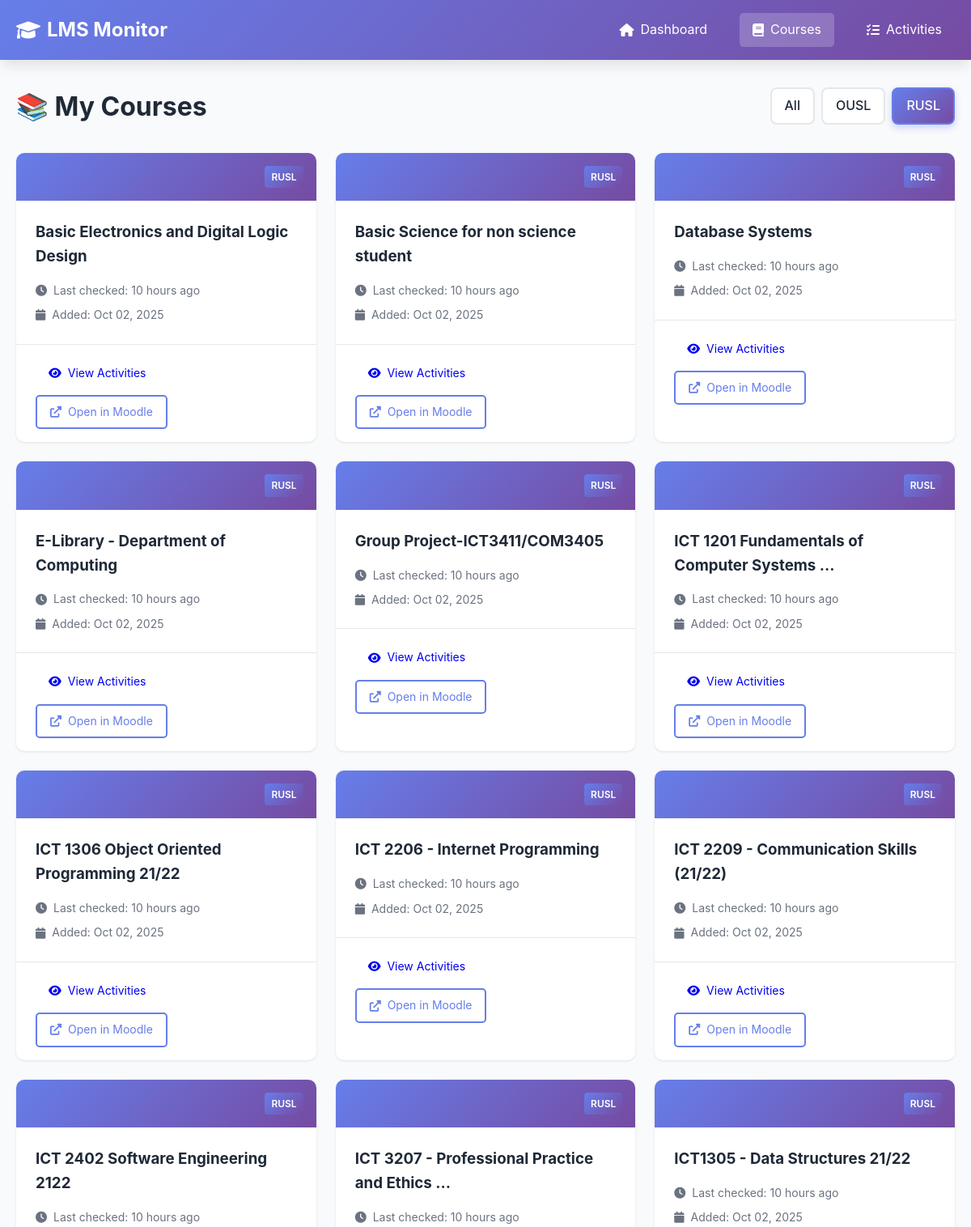
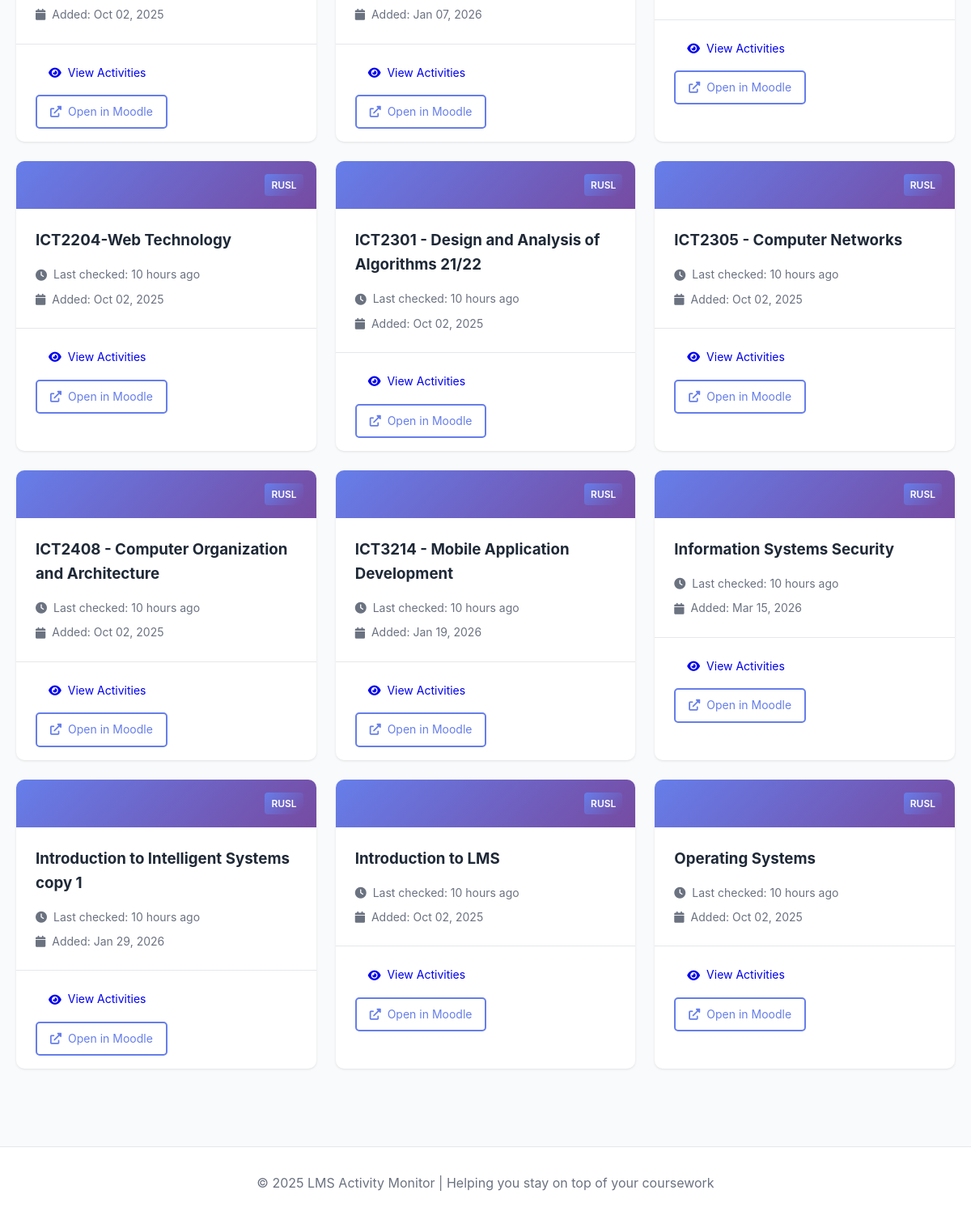
The page /courses?lms=RUSL on the database as committed earlier (2 pictures, top to bottom).
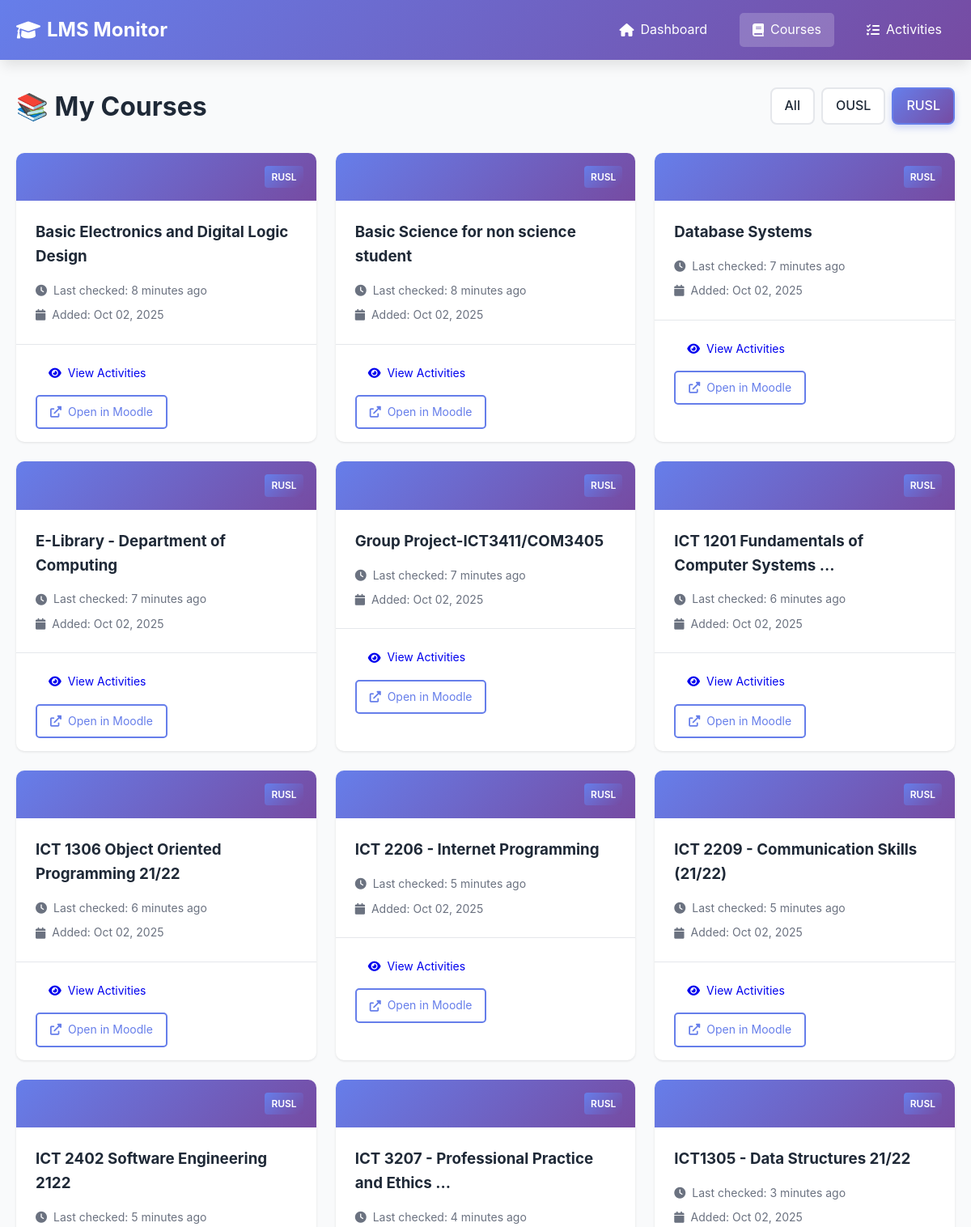
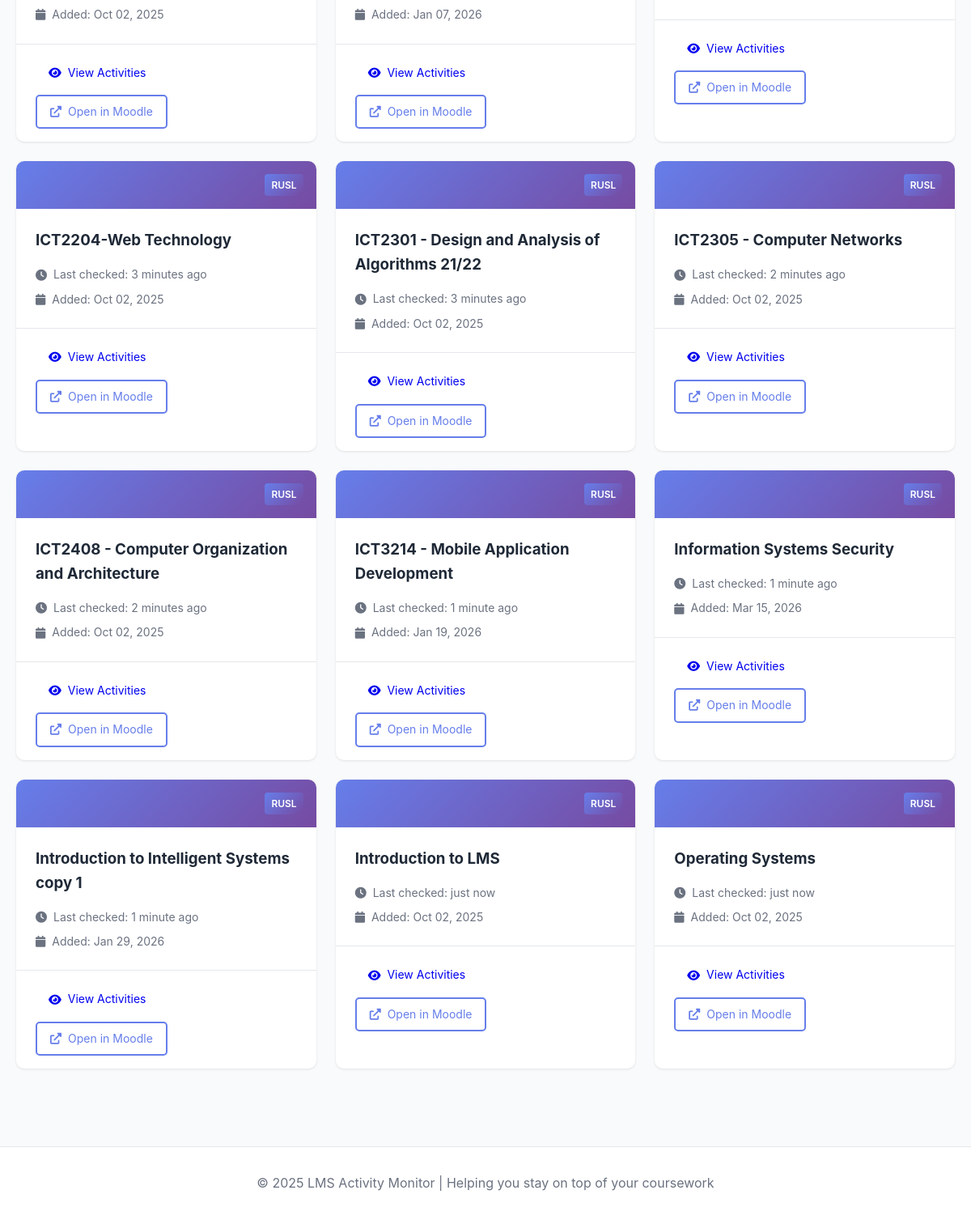
The same page on the database as committed later (2 pictures, top to bottom).
### tables this page shows
CREATE TABLE courses (
                id INTEGER PRIMARY KEY AUTOINCREMENT,
                course_id TEXT UNIQUE NOT NULL,
                lms_name TEXT NOT NULL,
                course_name TEXT NOT NULL,
                course_url TEXT,
                first_seen TIMESTAMP DEFAULT CURRENT_TIMESTAMP,
                last_checked TIMESTAMP DEFAULT CURRENT_TIMESTAMP
            );

### app.py (the view)
@app.route('/courses')
def courses():
    lms_filter = request.args.get('lms', None)
    courses_list = db.get_all_courses(lms_name=lms_filter)
    return render_template('courses.html', courses=courses_list, lms_filter=lms_filter)

### app.py (called while the page is built)
@app.template_filter('datetime')
def format_datetime(value, format='%Y-%m-%d %H:%M:%S'):
    if value is None:
        return ''
    if isinstance(value, str):
        try:
            value = datetime.fromisoformat(value.replace('Z', '+00:00'))
        except:
            return value
    if value.tzinfo is None:
        from datetime import timezone
        value = value.replace(tzinfo=timezone.utc)
    from datetime import timezone, timedelta
    colombo_tz = timezone(timedelta(hours=5, minutes=30))
    local_time = value.astimezone(colombo_tz)
    return local_time.strftime(format)

### database.py (called while the page is built)
    def get_connection(self):
        return sqlite3.connect(self.db_path)

    def get_all_courses(self, lms_name: str = None) -> List[Dict[str, Any]]:
        conn = self.get_connection()
        cursor = conn.cursor()
        if lms_name:
            cursor.execute("""
                SELECT course_id, lms_name, course_name, course_url, first_seen, last_checked
                FROM courses
                WHERE lms_name = ?
                ORDER BY course_name
            """, (lms_name,))
        else:
            cursor.execute("""
                SELECT course_id, lms_name, course_name, course_url, first_seen, last_checked
                FROM courses
                ORDER BY lms_name, course_name
            """)
        columns = [desc[0] for desc in cursor.description]
        courses = [dict(zip(columns, row)) for row in cursor.fetchall()]
        conn.close()
        return courses

### templates/courses.html (shortened to what this page needs)
{% extends "base.html" %}  {% block content %}
<div class="page-header">
  <h1>📚 My Courses</h1>
  <div class="filters">
    <a
      href="/courses"
      class="filter-btn {% if not lms_filter %}active{% endif %}"
      >All</a
    >
    <a
      href="/courses?lms=OUSL"
      class="filter-btn {% if lms_filter == 'OUSL' %}active{% endif %}"
      >OUSL</a
    >
    <a
      href="/courses?lms=RUSL"
      class="filter-btn {% if lms_filter == 'RUSL' %}active{% endif %}"
      >RUSL</a
    >
  </div>
</div>
{% if courses %}
<div class="courses-grid">
  {% for course in courses %}
  <div class="course-card">
    <div class="course-header">
      <div class="lms-badge">{{ course.lms_name }}</div>
    </div>
    <div class="course-body">
      <h3>{{ course.course_name }}</h3>
      <div class="course-meta">
        <p>
          <i class="fas fa-clock"></i> Last checked: {{
          course.last_checked|timeago }}
        </p>
        <p>
          <i class="fas fa-calendar"></i> Added: {{
          course.first_seen|datetime('%b %d, %Y') }}
        </p>
      </div>
    </div>
    <div class="course-footer">
      <a href="/course/{{ course.course_id }}" class="btn btn-small">
        <i class="fas fa-eye"></i> View Activities
      </a>
      {% if course.course_url %}
      <a
        href="{{ course.course_url }}"
        target="_blank"
        class="btn btn-small btn-outline"
      >
        <i class="fas fa-external-link-alt"></i> Open in Moodle
      </a>
      {% endif %}
    </div>
  </div>
  {% endfor %}
</div>
{% endif %} {% endblock %}

### templates/base.html (shortened to what this page needs)
<!DOCTYPE html>
<html lang="en">
  <head>
    <link
      rel="stylesheet"
      href="{{ url_for('static', filename='style.css') }}"
    />
    <link
      rel="stylesheet"
      href="https://cdnjs.cloudflare.com/ajax/libs/font-awesome/6.0.0/css/all.min.css"
    />
  </head>
  <body>
    <nav class="navbar">
      <div class="container">
        <div class="nav-brand">
          <i class="fas fa-graduation-cap"></i>
          <span>LMS Monitor</span>
        </div>
        <ul class="nav-menu">
          <li>
            <a
              href="/"
              class="{% if request.endpoint == 'index' %}active{% endif %}"
            >
              <i class="fas fa-home"></i> Dashboard
            </a>
          </li>
          <li>
            <a
              href="/courses"
              class="{% if request.endpoint == 'courses' %}active{% endif %}"
            >
              <i class="fas fa-book"></i> Courses
            </a>
          </li>
          <li>
            <a
              href="/activities"
              class="{% if request.endpoint == 'activities' %}active{% endif %}"
            >
              <i class="fas fa-tasks"></i> Activities
            </a>
          </li>
        </ul>
      </div>
    </nav>
    <main class="main-content">
      <div class="container">{% block content %}{% endblock %}</div>
    </main>
    <footer class="footer">
      <div class="container">
        <p>
          &copy; 2025 LMS Activity Monitor | Helping you stay on top of your
          coursework
        </p>
      </div>
    </footer>
  </body>
</html>

### static/style.css (style rules this page uses)
:root { --primary-color: #667eea; --secondary-color: #764ba2; --accent-color: #f093fb; --success-color: #10b981; --danger-color: #ef4444; --warning-color: #f59e0b; --info-color: #3b82f6; --text-color: #1f2937; --text-light: #6b7280; --bg-color: #f9fafb; --card-bg: #ffffff; --border-color: #e5e7eb; --shadow: 0 1px 3px rgba(0, 0, 0, 0.1); --shadow-lg: 0 10px 15px -3px rgba(0, 0, 0, 0.1); }
* { margin: 0; padding: 0; box-sizing: border-box; }
body { font-family: -apple-system, BlinkMacSystemFont, "Segoe UI", Roboto, "Helvetica Neue", Arial, sans-serif; line-height: 1.6; color: var(--text-color); background-color: var(--bg-color); }
.container { max-width: 1200px; margin: 0 auto; padding: 0 20px; }
.navbar { background: linear-gradient( 135deg, var(--primary-color) 0%, var(--secondary-color) 100% ); color: white; padding: 1rem 0; box-shadow: var(--shadow-lg); }
.navbar .container { display: flex; justify-content: space-between; align-items: center; }
.nav-brand { font-size: 1.5rem; font-weight: bold; display: flex; align-items: center; gap: 0.5rem; }
.nav-menu { display: flex; list-style: none; gap: 1.5rem; }
.nav-menu a { color: white; text-decoration: none; padding: 0.5rem 1rem; border-radius: 5px; transition: background 0.3s; display: flex; align-items: center; gap: 0.5rem; }
.nav-menu a:hover, .nav-menu a.active { background: rgba(255, 255, 255, 0.2); }
.main-content { min-height: calc(100vh - 160px); padding: 2rem 0; }
.page-header { display: flex; justify-content: space-between; align-items: center; margin-bottom: 2rem; flex-wrap: wrap; gap: 1rem; }
.page-header h1 { font-size: 2rem; color: var(--text-color); }
.btn { padding: 0.75rem 1.5rem; border: none; border-radius: 5px; cursor: pointer; font-size: 1rem; text-decoration: none; display: inline-flex; align-items: center; gap: 0.5rem; transition: all 0.3s; }
.btn-small { padding: 0.5rem 1rem; font-size: 0.875rem; }
.btn-outline { background: transparent; border: 2px solid var(--primary-color); color: var(--primary-color); }
.lms-badge { background: var(--secondary-color); color: white; padding: 0.25rem 0.5rem; border-radius: 3px; font-size: 0.75rem; font-weight: 600; }
.courses-grid { display: grid; grid-template-columns: repeat(auto-fill, minmax(300px, 1fr)); gap: 1.5rem; }
.course-card { background: var(--card-bg); border-radius: 10px; box-shadow: var(--shadow); overflow: hidden; transition: transform 0.3s; }
.course-header { background: linear-gradient( 135deg, var(--primary-color) 0%, var(--secondary-color) 100% ); padding: 1rem; display: flex; justify-content: flex-end; }
.course-body { padding: 1.5rem; }
.course-body h3 { margin-bottom: 1rem; color: var(--text-color); }
.course-meta { display: flex; flex-direction: column; gap: 0.5rem; }
.course-meta p { color: var(--text-light); font-size: 0.875rem; display: flex; align-items: center; gap: 0.5rem; }
.course-footer { padding: 1rem 1.5rem; border-top: 1px solid var(--border-color); display: flex; gap: 0.5rem; flex-wrap: wrap; }
.filters { display: flex; gap: 0.5rem; }
.filters .filter-btn { padding: 0.5rem 1rem; border: 2px solid var(--border-color); background: var(--card-bg); color: var(--text-color); border-radius: 8px; text-decoration: none; transition: all 0.3s; font-weight: 500; display: inline-flex; align-items: center; justify-content: center; }
.filters .filter-btn.active { border-color: var(--primary-color); color: white; background: linear-gradient(135deg, var(--primary-color), var(--secondary-color)); box-shadow: 0 4px 8px rgba(102, 126, 234, 0.3); }
.footer { background: var(--card-bg); border-top: 1px solid var(--border-color); padding: 2rem 0; margin-top: 4rem; text-align: center; color: var(--text-light); }
.lms-badge { display: inline-block; padding: 0.25rem 0.5rem; background: linear-gradient(135deg, #667eea, #764ba2); color: white; border-radius: 4px; font-size: 0.75rem; font-weight: 600; margin-left: 0.5rem; }

Rows that differ between the two databases and show on the page:
changed courses "Basic Electronics and Digital Logic Design": last_checked "10 hours ago" → "8 minutes ago"
changed courses "Basic Science for non science student": last_checked "10 hours ago" → "8 minutes ago"
changed courses "Database Systems": last_checked "10 hours ago" → "7 minutes ago"
changed courses "E-Library - Department of Computing": last_checked "10 hours ago" → "7 minutes ago"
changed courses "Group Project-ICT3411/COM3405": last_checked "10 hours ago" → "7 minutes ago"
changed courses "ICT 1201 Fundamentals of Computer Systems ...": last_checked "10 hours ago" → "6 minutes ago"
changed courses "ICT 1306 Object Oriented Programming 21/22": last_checked "10 hours ago" → "6 minutes ago"
changed courses "ICT 2206 - Internet Programming": last_checked "10 hours ago" → "5 minutes ago"
changed courses "ICT 2209 - Communication Skills (21/22)": last_checked "10 hours ago" → "5 minutes ago"
changed courses "ICT 2402 Software Engineering 2122": last_checked "10 hours ago" → "5 minutes ago"
changed courses "ICT 3207 - Professional Practice and Ethics ...": last_checked "10 hours ago" → "4 minutes ago"
changed courses "ICT1305 - Data Structures 21/22": last_checked "10 hours ago" → "3 minutes ago"
changed courses "ICT2204-Web Technology": last_checked "10 hours ago" → "3 minutes ago"
changed courses "ICT2301 - Design and Analysis of Algorithms 21/22": last_checked "10 hours ago" → "3 minutes ago"
changed courses "ICT2305 - Computer Networks": last_checked "10 hours ago" → "2 minutes ago"
changed courses "ICT2408 - Computer Organization and Architecture": last_checked "10 hours ago" → "2 minutes ago"
changed courses "ICT3214 - Mobile Application Development": last_checked "10 hours ago" → "1 minute ago"
changed courses "Information Systems Security": last_checked "10 hours ago" → "1 minute ago"
changed courses "Introduction to Intelligent Systems copy 1": last_checked "10 hours ago" → "1 minute ago"
changed courses "Introduction to LMS": last_checked "10 hours ago" → "just now"
changed courses "Operating Systems": last_checked "10 hours ago" → "just now"
